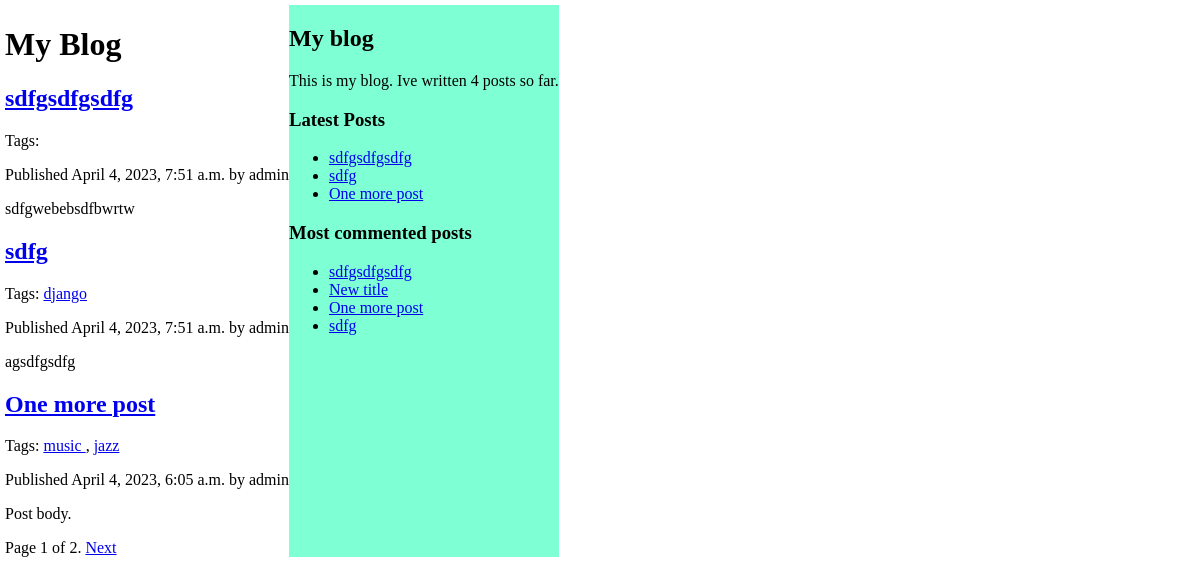
The page /blog/ on the database as committed earlier.
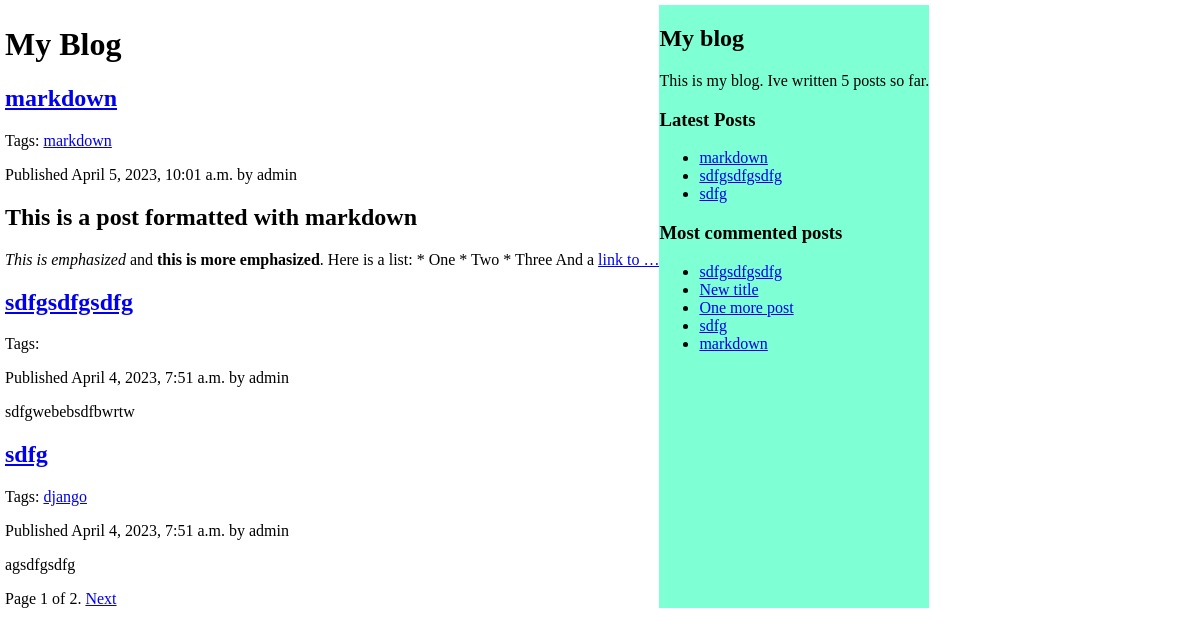
The same page on the database as committed later.
### blog/models.py (models this page shows, shortened)
class Post(models.Model):
    STATUS_CHOICES = (
        ('draft', 'Draft'),
        ('published', 'Published')
    )
    title = models.CharField(max_length=250)
    slug = models.SlugField(max_length=250,
                            unique_for_date='publish')
    author = models.ForeignKey(User, on_delete=models.CASCADE,
                               related_name='blog_posts')
    body = models.TextField()
    publish = models.DateTimeField(default=timezone.now)
    created = models.DateTimeField(auto_now_add=True)
    updated = models.DateTimeField(auto_now=True)
    status = models.CharField(max_length=10, choices=STATUS_CHOICES,
                              default='draft')
    objects = models.Manager()  # Менеджер по умолчанию.
    published = PublishedManager()  # Наш новый менеджер.
    tags = TaggableManager()
    class Meta:
        ordering = ('-publish',)
    def get_absolute_url(self):
        return reverse('blog:post_detail', args=[
            self.publish.year,
            self.publish.month,
            self.publish.day,
            self.slug
        ])

### blog/views.py (the view)
# urls.py: path('', views.post_list, name='post_list'),
def post_list(request, tag_slug=None):
    object_list = Post.published.all()
    tag = None
    if tag_slug:
        tag = get_object_or_404(Tag, slug=tag_slug)
        object_list = object_list.filter(tags__in=[tag])
    paginator = Paginator(object_list, 3)
    page = request.GET.get('page')
    try:
        posts = paginator.page(page)
    except PageNotAnInteger:
        posts = paginator.page(1)
    except EmptyPage:
        posts = paginator.page(paginator.num_pages)
    return render(request, 'blog/post/list.html', {'posts': posts,
                                                    'page': page,
                                                   'tag': tag})

### blog/models.py (called while the page is built)
    def get_queryset(self):
        return super().get_queryset().filter(status='published')

### blog/templatetags/blog_tags.py (called while the page is built)
@register.simple_tag
def total_posts():
    return Post.published.count()

@register.inclusion_tag('blog/post/latest_posts.html')
def show_latest_posts(count=5):
    latest_posts = Post.published.order_by('-publish')[:count]
    return {'latest_posts': latest_posts}

@register.simple_tag
def get_most_commented_posts(count=5):
    return Post.published.annotate(total_comments=Count('comments')).order_by('-total_comments')[:count]

@register.filter(name='markdown')
def markdown_format(text):
    return mark_safe(markdown.markdown(text))

### blog/templates/blog/post/list.html (shortened to what this page needs)
{% extends "blog/base.html" %}
{% load blog_tags %}
{% block content %}
     <h1>My Blog</h1>
     {% for post in posts %}
     <h2>
        <a href="{{ post.get_absolute_url }}">{{ post.title }}</a>
     </h2>
         <p class="tags">
         Tags:
            {% for tag in post.tags.all %}
                <a href="{% url "blog:post_list_by_tag" tag.slug %}">
                {{ tag.name }}
                </a>
                {% if not forloop.last %}, {% endif %}
             {% endfor %}
         </p>
     <p class="date">Published {{ post.publish }} by {{ post.author }}</p>
     {{ post.body|markdown|truncatewords_html:30 }}
     {% endfor %}
    {% include "blog/pagination.html" with page=posts %}
{% endblock %}

### blog/templates/blog/base.html (shortened to what this page needs)
{% load blog_tags %}
{% load static %}
<!DOCTYPE html>
<html>
<head>
 <link href="{% static 'css/blog.css' %}" rel="stylesheet">
</head>
<body>
<div id="content">
    {% block content %}{% endblock %}
 </div>
 <div id="sidebar">
    <h2>My blog</h2>
    <p>This is my blog. Ive written {% total_posts %} posts so far.</p>
    <h3>Latest Posts</h3>
    {% show_latest_posts 3 %}
     <h3>Most commented posts</h3>
    {% get_most_commented_posts as most_commented_posts %}
    <ul>
     {% for post in most_commented_posts %}
        <li><a href="{{ post.get_absolute_url }}">{{ post.title }}</a></li>
     {% endfor %}
    </ul>
 </div>
</body>
</html>

### blog/templates/blog/pagination.html (shortened to what this page needs)
<div class="pagination">
 <span class="step-links">
     <span class="current">
        Page {{ page.number }} of {{ page.paginator.num_pages }}.
    </span>
 {% if page.has_next %}
    <a href="?page={{ page.next_page_number }}">Next</a>
 {% endif %}
 </span>
</div>

### blog/templates/blog/post/latest_posts.html
<ul>
    {% for post in latest_posts %}
        <li><a href="{{ post.get_absolute_url }}">{{ post.title }}</a></li>
    {% endfor %}
</ul>

### blog/static/css/blog.css (style rules this page uses)
body { display: flex; margin: 0; padding: 5px; }
#sidebar { background-color: aquamarine; }

Rows that differ between the two databases and show on the page:
no longer on one of the page's lists (row unchanged): Post: title "One more post", publish "April 4, 2023, 6:05 a.m.", author "admin", body "Post body."
added Post: title "markdown", publish "April 5, 2023, 10:01 a.m.", author "admin", body "This is a post formatted with markdown This is emphasized and this is more emphasized . Here is a list: * One * Two * Three And a link to …"
added Tag: name "markdown"
computed for Post "One more post": loses Tag (name "music"); loses Tag (name "jazz")
Other text that changed with them:
text no longer shown: "4"
text now shown: "5"
